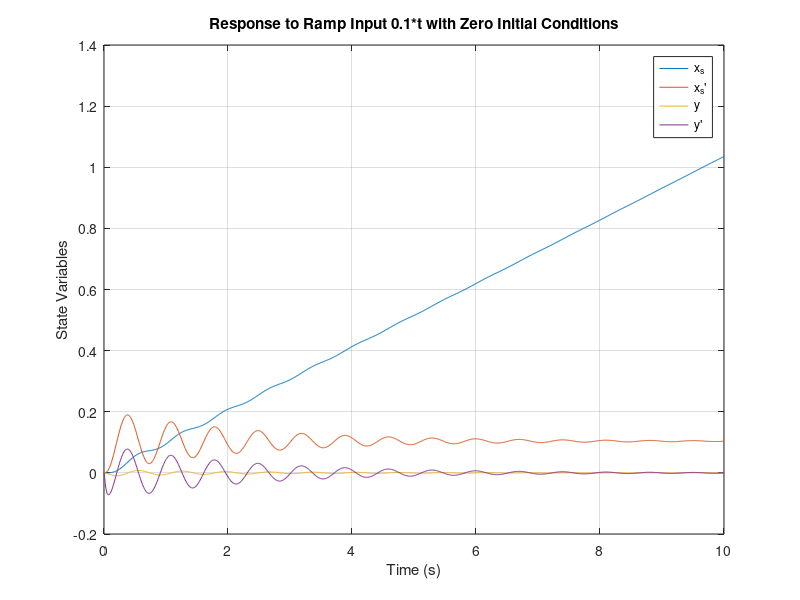
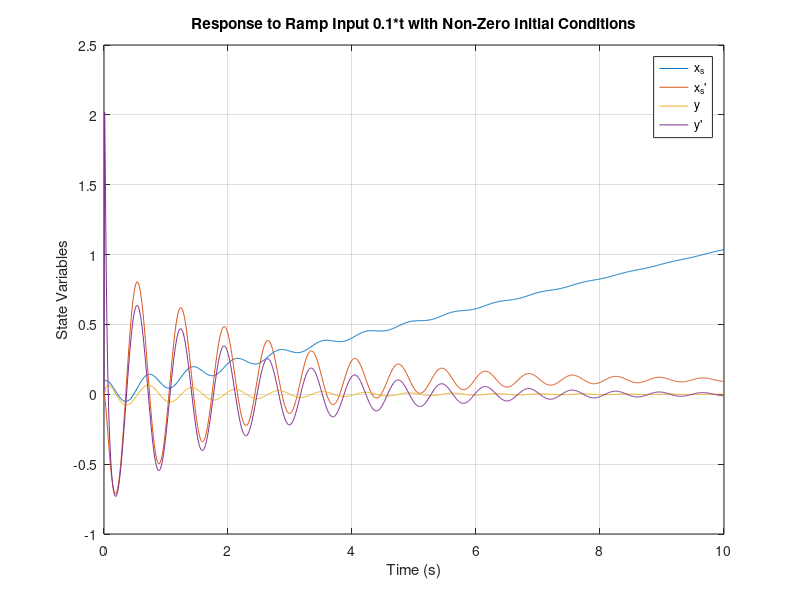

These charts were generated, in order, by the following MATLAB code:
% Define system parameters
M1 = 700;  % kg
M2 = 90;   % kg
k1 = 62000;  % N/m
k2 = 570000;  % N/m
b1 = 500;    % N.s/m
b2 = 22500;  % N.s/m

% Define system matrices
A = [0, 1, 0, 0;
     0, 0, -88.6, -0.7;
     0, 0, 0, 1;
     6333.3, 250, -7110.8, -256.3];
 
B2 = [0;
      0;
      0;
      -k2/M2 - b2/M2];

C = eye(4); % To observe all state variables
D = zeros(4,1);

% Define state-space system
sys = ss(A, B2, C, D);

% Time vector for simulation
t = 0:0.01:10;

% Define ramp input (0.1*t)
ramp_input = 0.1 * t;

% Response to ramp input with zero initial conditions
figure;
initial_conditions_zero = [0; 0; 0; 0];
[y_zero, t_zero, x_zero] = lsim(sys, ramp_input, t, initial_conditions_zero);
plot(t_zero, x_zero);
title('Response to Ramp Input 0.1*t with Zero Initial Conditions');
xlabel('Time (s)');
ylabel('State Variables');
legend('x_s', 'x_s''', 'y', 'y''');
grid on;

% Response to ramp input with non-zero initial conditions
figure;
initial_conditions_nonzero = [0.1; 0; 0; 0];  % Example non-zero initial conditions
[y_nonzero, t_nonzero, x_nonzero] = lsim(sys, ramp_input, t, initial_conditions_nonzero);
plot(t_nonzero, x_nonzero);
title('Response to Ramp Input 0.1*t with Non-Zero Initial Conditions');
xlabel('Time (s)');
ylabel('State Variables');
legend('x_s', 'x_s''', 'y', 'y''');
grid on;